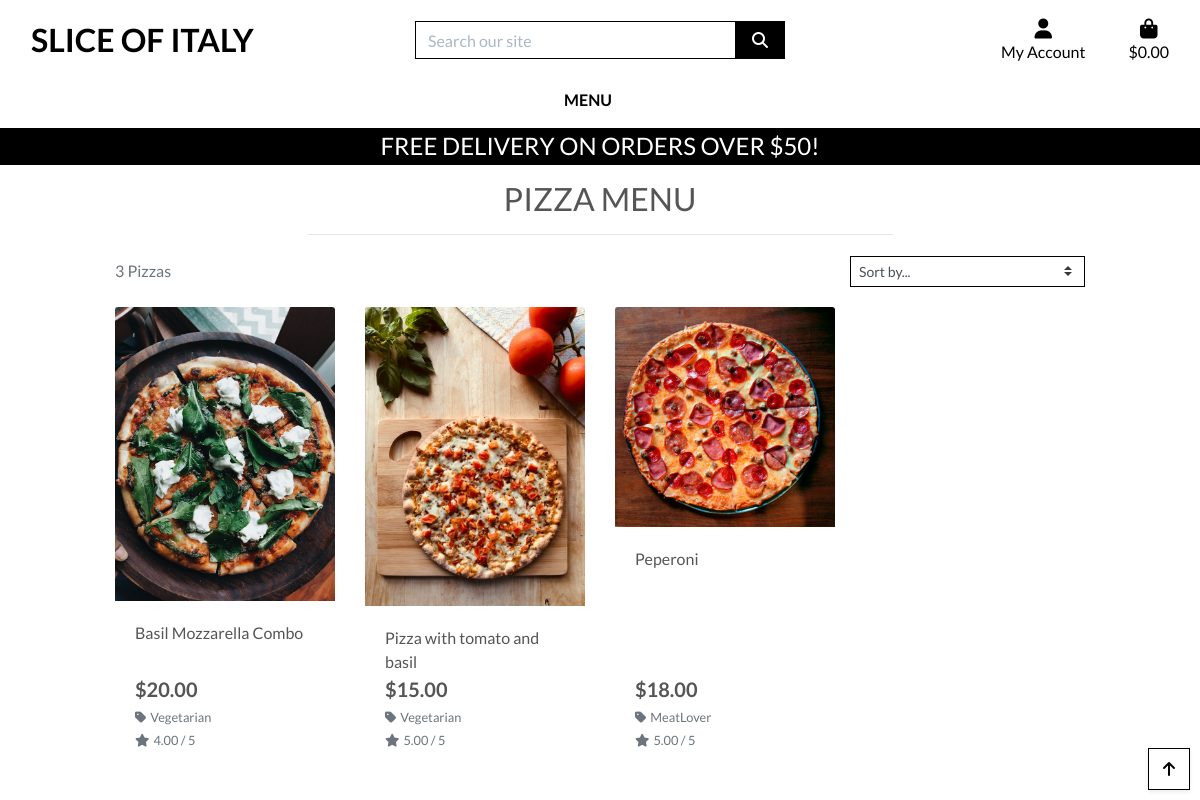
Page /pizzas/ on the committed database.
### pizzas/models.py (models this page shows, shortened)
class Pizza(models.Model):
    category = models.ForeignKey('Category', null=True, blank=True, on_delete=models.SET_NULL)
    sku = models.CharField(max_length=254, null=True, blank=True)
    name = models.CharField(max_length=254)
    description = models.TextField()
    price = models.DecimalField(max_digits=6, decimal_places=2)
    rating = models.DecimalField(max_digits=6, decimal_places=2, null=True, blank=True)
    image_url = models.URLField(max_length=1024, null=True, blank=True)
    image = models.ImageField(null=True, blank=True)

class Category(models.Model):
    class Meta:
        verbose_name_plural = 'Categories'
    name = models.CharField(max_length=254)
    friendly_name = models.CharField(max_length=254, null=True, blank=True)

### pizzas/views.py (the view)
# urls.py: path('', views.pizzas, name='pizzas'),
def pizzas(request):
    pizzas = Pizza.objects.all()
    query = request.GET.get('q')
    categories = request.GET.getlist('category')
    sort = request.GET.get('sort')
    direction = request.GET.get('direction')
    if query:
        queries = Q(name__icontains=query) | Q(description__icontains=query)
        pizzas = pizzas.filter(queries)
    if categories:
        pizzas = pizzas.filter(category__name__in=categories)
        categories = Category.objects.filter(name__in=categories)
    if sort:
        if direction == 'desc':
            sort = f'-{sort}'
        pizzas = pizzas.order_by(sort)
    context = {
        'pizzas': pizzas,
        'search_term': query,
        'current_categories': categories,
        'current_sorting': f'{sort}_{direction}',
    }
    return render(request, 'pizzas/pizzas.html', context)

### bag/contexts.py (called while the page is built, shortened)
def bag_contents(request):
    bag_items = []
    total = 0
    pizza_count = 0
    bag = request.session.get('bag', {})
    if total < settings.FREE_DELIVERY_THRESHOLD:
        delivery = total * Decimal(settings.STANDARD_DELIVERY_PERCENTAGE / 100)
        free_delivery_delta = settings.FREE_DELIVERY_THRESHOLD - total
    else:
        delivery = 0
        free_delivery_delta = 0
    grand_total = delivery + total
    context = {
        'bag_items': bag_items,
        'total': total,
        'pizza_count': pizza_count,
        'delivery': delivery,
        'free_delivery_delta': free_delivery_delta,
        'free_delivery_threshold': settings.FREE_DELIVERY_THRESHOLD,
        'grand_total': grand_total,
    }
    return context

### pizzas/templates/pizzas/pizzas.html (shortened to what this page needs)
{% extends "base.html" %}
{% load static %}
{% block page_header %}
    <div class="container header-container">
    </div>
{% endblock %}
{% block content %}
    <div class="overlay"></div>
    <div class="container-fluid">
        <div class="row">
            <div class="col text-center mt-3">
                <h2 class="logo-font">Pizza Menu</h2>
                <hr class="w-50 mb-1">
            </div>
        </div>
        <div class="row">
            <div class="pizza-container col-10 offset-1">
                <div class="row mt-1 mb-2">
                    <div class="col-12 col-md-6 my-auto order-md-last d-flex justify-content-center justify-content-md-end">
                        <div class="sort-select-wrapper w-50">
                            <select id="sort-selector" class="custom-select custom-select-sm rounded-0 border border-{% if current_sorting != 'None_None' %}info{% else %}black{% endif %}">
                                <option value="reset" {% if current_sorting == 'None_None' %}selected{% endif %}>Sort by...</option>
                            </select>
                        </div>
                    </div>
                    <div class="col-12 col-md-6 order-md-first">
                        <p class="text-muted mt-3 text-center text-md-left">
                            {{ pizzas|length }} Pizzas{% if search_term %} found for <strong>"{{ search_term }}"</strong>{% endif %}
                        </p>
                    </div>
                </div>
                <div class="row">
                    {% for pizza in pizzas %}
                        <div class="col-sm-6 col-md-6 col-lg-4 col-xl-3">
                            <div class="card h-100 border-0">
                                <a href="{% url 'pizza_detail' pizza.id %}">
                                    <img class="card-img-top img-fluid" src="{{ pizza.image.url }}" alt="{{ pizza.name }}">
                                </a>
                                <div class="card-body pb-0">
                                    <p class="mb-0">{{ pizza.name }}</p>
                                </div>
                                <div class="card-footer bg-white pt-0 border-0 text-left">
                                    <div class="row">
                                        <div class="col">
                                            <p class="lead mb-0 text-left font-weight-bold">${{ pizza.price }}</p>
                                            {% if pizza.category %}
                                            <p class="small mt-1 mb-0">
                                                <a class="text-muted" href="{% url 'pizzas' %}?category={{ pizza.category.name }}">
                                                    <i class="fas fa-tag mr-1"></i>{{ pizza.category.friendly_name }}
                                                </a>
                                            </p>
                                            {% endif %}
                                            {% if pizza.rating %}
                                                <small class="text-muted"><i class="fas fa-star mr-1"></i>{{ pizza.rating }} / 5</small>
                                            {% else %}
                                                <small class="text-muted">No Rating</small>
                                            {% endif %}
                                        </div>
                                    </div>
                                </div>
                            </div>
                        </div>
                    {% endfor %}
                </div>
            </div>
        </div>
    </div>
    <div class="btt-button shadow-sm rounded-0 border border-black">
        <a class="btt-link d-flex h-100">
            <i class="fas fa-arrow-up text-black mx-auto my-auto"></i>
        </a>
    </div>
{% endblock %}

### templates/base.html (shortened to what this page needs)
{% load static %}
<!doctype html>
<html lang="en">
<head>
{% block corecss %}
    <link rel="stylesheet" href="https://stackpath.bootstrapcdn.com/bootstrap/4.4.1/css/bootstrap.min.css">
    <link rel="stylesheet" href="{% static 'css/base.css' %}">
{% endblock %}
</head>
<body>
<header class="container-fluid fixed-top">
    <div id="topnav" class="row bg-white pt-lg-2 d-none d-lg-flex">
        <div class="col-12 col-lg-4 my-auto py-1 py-lg-0 text-center text-lg-left">
            <a href="{% url 'home' %}" class="nav-link main-logo-link">
                <h2 class="logo-font text-black my-0"><strong>Slice of Italy</strong></h2>
            </a>
        </div>
        <div class="col-12 col-lg-4 my-auto py-1 py-lg-0">
            <form method="GET" action="{% url 'pizzas' %}">
                <div class="input-group w-100">
                    <input class="form-control border border-black rounded-0" type="text" name="q" placeholder="Search our site">
                    <div class="input-group-append">
                        <button class="form-control btn btn-black border border-black rounded-0" type="submit">
                            <span class="icon">
                                <i class="fas fa-search"></i>
                            </span>
                        </button>
                    </div>
                </div>
            </form>
        </div>
        <div class="col-12 col-lg-4 my-auto py-1 py-lg-0">
            <ul class="list-inline list-unstyled text-center text-lg-right my-0">
                <li class="list-inline-item dropdown">
                    <a class="text-black nav-link" href="#" id="user-options" data-toggle="dropdown" aria-haspopup="true" aria-expanded="false">
                        <div class="text-center">
                            <div><i class="fas fa-user fa-lg"></i></div>
                            <p class="my-0">My Account</p>
                        </div>
                    </a>
                </li>
                <li class="list-inline-item">
                    <a class="{% if grand_total %}text-info font-weight-bold{% else %}text-black{% endif %} nav-link" href="{% url 'view_bag' %}">
                        <div class="text-center">
                            <div><i class="fas fa-shopping-bag fa-lg"></i></div>
                            <p class="my-0">
                                {% if grand_total %}
                                    ${{ grand_total|floatformat:2 }}
                                {% else %}
                                    $0.00
                                {% endif %}
                            </p>
                        </div>
                    </a>
                </li>
            </ul>
        </div>
    </div>
    <div class="row bg-white">
        <nav class="navbar navbar-expand-lg navbar-light w-100">
            {% include 'includes/main-nav.html' %}
        </nav>
    </div>
    <div id="delivery-banner" class="row text-center">
        <div class="col bg-black text-white">
            <h4 class="logo-font my-1">Free delivery on orders over ${{ free_delivery_threshold }}!</h4>
        </div>
    </div>
</header>
{% block page_header %}
{% endblock %}
{% block content %}
{% endblock %}
</body>
</html>

### templates/includes/main-nav.html (shortened to what this page needs)
<div class="collapse navbar-collapse" id="main-nav">
    <ul class="navbar-nav w-auto mx-auto">
        <li class="nav-item">
            <a class="logo-font font-weight-bold nav-link text-black mr-5" href="#" id="menu-link" data-toggle="dropdown" aria-haspopup="true" aria-expanded="false">
                Menu
            </a>
        </li>
    </ul>
</div>

### static/css/base.css (style rules this page uses)
html { height: 100%; }
body { background: url('/media/homepage_background_cropped.jpg') no-repeat center center fixed; background-size: cover; height: calc(100vh - 164px); color: #555; font-family: 'Lato'; }
.icon { align-items: center; display: inline-flex; justify-content: center; height: 1.5rem; width: 1.5rem; }
.logo-font { text-transform: uppercase; }
.main-logo-link { width: fit-content; }
.btn-black { background: black; color: white; }
.text-black { color: #000 !important; }
.border-black { border: 1px solid black !important; }
.bg-black { background: #000 !important; }
.overlay { height: 100%; width: 100%; top: 0; left: 0; position: fixed; background: white; z-index: -1; }
.btt-button { height: 42px; width: 42px; position: fixed; bottom: 10px; right: 10px; }
.btt-link, .update-link, .remove-item { cursor: pointer; }
input[name='q']::placeholder { color: #aab7c4; }
@media (min-width: 1200px) { .container { max-width: 80%; } }
@media (min-width: 992px) { .header-container { padding-top: 164px; } }

### rows in the picture
Pizza: image (picture), name "Basil Mozzarella Combo", price "20.00", category.friendly_name "Vegetarian", rating "4.00"
Pizza: image (picture), name "Pizza with tomato and basil", price "15.00", category.friendly_name "Vegetarian", rating "5.00"
Pizza: image (picture), name "Peperoni", price "18.00", category.friendly_name "MeatLover", rating "5.00"

### other values in the picture
{{ free_delivery_threshold }} "50"
{{ pizzas|length }} "3"
